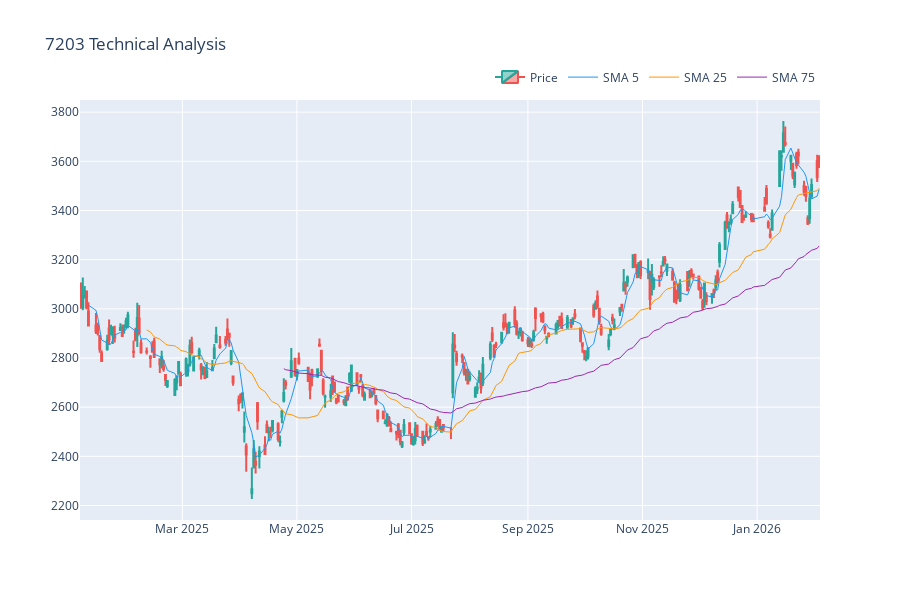

The notebook cell this image was saved under:
### Code cell
# 移動平均線付きチャート
fig = analyzer_jp.plot_chart("7203", show_sma=[5, 25, 75], start="2025-01-01")
fig.show()

### Figure 1 — Plotly figure (JSON) as saved in the notebook; plotly's stock layout.template omitted (floating-point values rounded to 4 significant figures; data arrays with more than 128 entries replaced by an {"elided": "..."} marker saying what was removed)
{"data": [{"close": {"elided": "264 float values"}, "decreasing": {"line": {"color": "#ef5350"}}, "high": {"elided": "264 float values"}, "increasing": {"line": {"color": "#26a69a"}}, "low": {"elided": "264 float values"}, "name": "Price", "open": {"elided": "264 float values"}, "type": "candlestick", "x": {"elided": "264 str values"}, "xaxis": "x", "yaxis": "y"}, {"line": {"color": "#2196F3", "width": 1}, "name": "SMA 5", "type": "scatter", "x": {"elided": "264 str values"}, "xaxis": "x", "y": {"elided": "264 float values"}, "yaxis": "y"}, {"line": {"color": "#FF9800", "width": 1}, "name": "SMA 25", "type": "scatter", "x": {"elided": "264 str values"}, "xaxis": "x", "y": {"elided": "264 float values"}, "yaxis": "y"}, {"line": {"color": "#9C27B0", "width": 1}, "name": "SMA 75", "type": "scatter", "x": {"elided": "264 str values"}, "xaxis": "x", "y": {"elided": "264 float values"}, "yaxis": "y"}], "layout": {"height": 600, "legend": {"orientation": "h", "x": 1, "xanchor": "right", "y": 1.02, "yanchor": "bottom"}, "showlegend": true, "title": {"text": "7203 Technical Analysis"}, "xaxis": {"anchor": "y", "domain": [0, 1], "rangeslider": {"visible": false}}, "yaxis": {"anchor": "x", "domain": [0, 1]}}}
